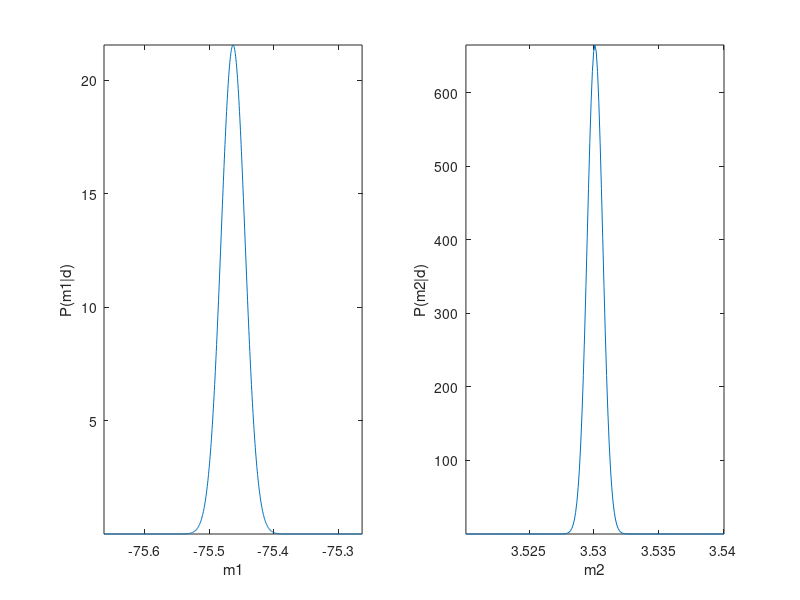
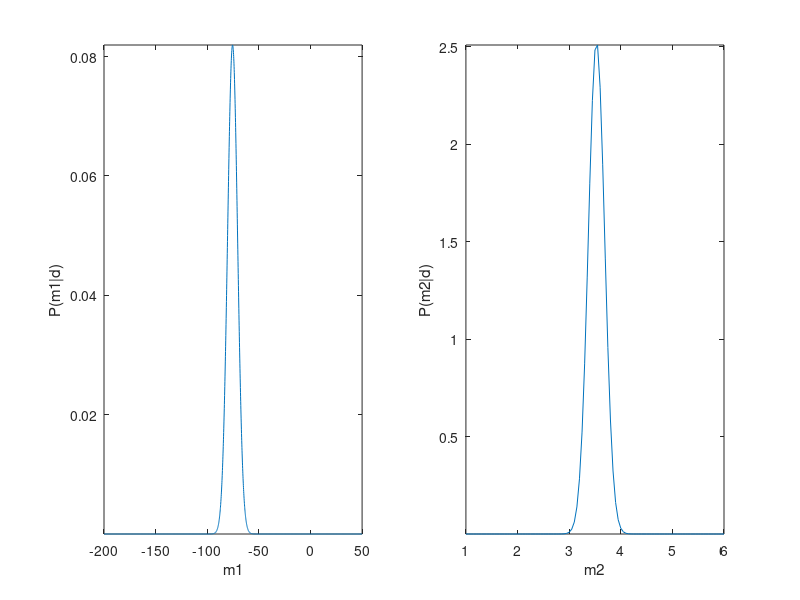

Write the MATLAB code that produced these figures, in order.
function hw2_2s
% load data
load ge118_hw2.mat
sigma = 0.1;   % data error
%%%%%%%%%%%%%%%%%%%%%%%%%%%%%%
% least squares
disp('*** start least squares ***');
for i = 1:2
    if i == 1
        disp('(1) use given data error = 0.1');
        data_err = sigma;
    elseif i == 2
        disp('(2) use estimated data error');
        % estimate the data error
        s = sqrt( (misfit(x,y,m1_ls,m2_ls,2)/(length(x)-2) ));
        disp('estimate data error');
        disp(s);
        data_err = s;
    end
    
    [m1_ls,m2_ls,mcov] = least_square(x,y,data_err);
    
    disp('model covariance matrix:');
    disp(mcov);
    %[V,D] = eig(mcov)
    disp('standard deviation of m1 and m2:');
    disp(sqrt(diag(mcov)));
end
%%%%%%%%%%%%%%%%%%%%%%%%%%%%%%
% grid search
disp('*** start monte carlo ***');

for i = 1:2
    if i == 1
        disp('(1) use given data error = 0.1');
        % narrow the searching range
        % so dm can be small enough to show the marginal pdf
        m1 = (m1_ls - 0.2):0.0005:(m1_ls + 0.2);
        m2 = (m2_ls - 0.01):0.0001:(m2_ls + 0.01);
        data_err = sigma;
    elseif i == 2
        disp('(2) use estimated data error');
        data_err = s;
        m1 = -200:0.1:50;
        m2 = 1:0.05:6; 
    end
    dm1 = m1(2) - m1(1);
    dm2 = m2(2) - m2(1);
    
    % L2 norm
    [m1_l2,m2_l2,err_l2,err_all_l2] = grid_search(x,y,m1,m2,2);
    
    % joint pdf
    p_m1m2 = exp( -(err_all_l2-min(err_all_l2(:)))/(2*data_err^2) );
    p_m1m2 = p_m1m2/(sum(p_m1m2(:))*dm1*dm2);
    
    % marginal
    p_m1 = dm2 * sum(p_m1m2,2);
    p_m2 = dm1 * sum(p_m1m2,1);
    
    m1 = m1(:);
    m2 = m2(:);
    p_m1 = p_m1(:);
    p_m2 = p_m2(:);
    
    figure;
    subplot(121);
    plot(m1,p_m1);
    xlabel('m1'); ylabel('P(m1|d)');axis tight;
    subplot(122)
    plot(m2,p_m2);
    xlabel('m2'); ylabel('P(m2|d)');axis tight;
    
    % \sigma m1 m2
    sigma_m1 = sqrt( dm1 * sum(p_m1 .* m1.^2) - (dm1 * sum(p_m1 .* m1)).^2 );
    sigma_m2 = sqrt( dm2 * sum(p_m2 .* m2.^2) - (dm2 * sum(p_m2 .* m2)).^2 );
    disp('standard deviation of m1 and m2:');
    disp([sigma_m1 sigma_m2]);
end
end

% LEAST SQUARE SOLUTION
function [m1, m2, mcov] = least_square(xdata,ydata,sigma)
G = [ones(length(xdata),1) xdata(:)];
tmp = (G'*G)^(-1) * G' * ydata;
m1 = tmp(1);
m2 = tmp(2);
mcov = inv(G'*G/sigma^2);
end

% GRID SEARCH
function [m1_best,m2_best,err_best,err] = grid_search(xdata,ydata,m1,m2,flag)
% error over the model space
err = zeros(length(m1),length(m2));
for i = 1:length(m1)
    for j = 1:length(m2)
        err(i,j) = misfit(xdata,ydata,m1(i),m2(j),flag);
    end
end

% find the optimum solution
[err_best,id] = min(err(:));
[I,J] = ind2sub(size(err),id);
m1_best = m1(I);
m2_best = m2(J);
end

% CALCULATE THE MISFIT
function err = misfit(xdata,ydata,m1,m2,flag)
ypred = m1 + m2 * xdata;
if flag == 1       % L1 norm
    err = sum(abs(ypred-ydata));
elseif flag == 2   % L2 norm
    err = sum((ypred-ydata).^2);
end
end